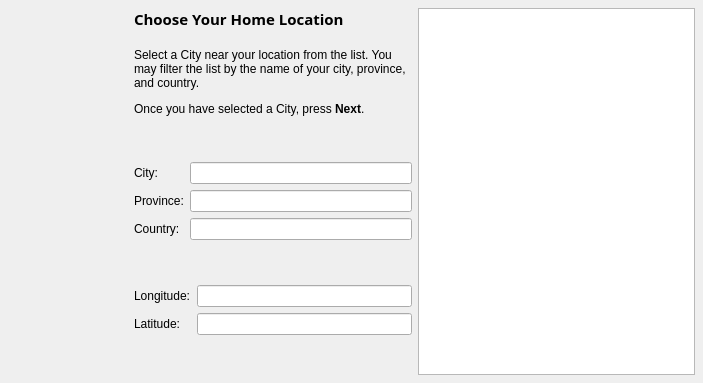
<?xml version="1.0" encoding="UTF-8"?>
<ui version="4.0">
 <class>WizLocation</class>
 <widget class="QWidget" name="WizLocation">
  <property name="geometry">
   <rect>
    <x>0</x>
    <y>0</y>
    <width>703</width>
    <height>383</height>
   </rect>
  </property>
  <layout class="QHBoxLayout">
   <property name="spacing">
    <number>6</number>
   </property>
   <property name="margin">
    <number>8</number>
   </property>
   <item>
    <widget class="QLabel" name="Banner">
     <property name="sizePolicy">
      <sizepolicy hsizetype="Fixed" vsizetype="Fixed">
       <horstretch>0</horstretch>
       <verstretch>0</verstretch>
      </sizepolicy>
     </property>
     <property name="minimumSize">
      <size>
       <width>120</width>
       <height>360</height>
      </size>
     </property>
     <property name="text">
      <string/>
     </property>
    </widget>
   </item>
   <item>
    <layout class="QVBoxLayout">
     <property name="spacing">
      <number>6</number>
     </property>
     <property name="margin">
      <number>0</number>
     </property>
     <item>
      <widget class="QLabel" name="GeoTitle">
       <property name="font">
        <font>
         <family>Sans Serif</family>
         <pointsize>11</pointsize>
         <weight>75</weight>
         <italic>false</italic>
         <bold>true</bold>
         <underline>false</underline>
         <strikeout>false</strikeout>
        </font>
       </property>
       <property name="text">
        <string>Choose Your Home Location</string>
       </property>
      </widget>
     </item>
     <item>
      <spacer>
       <property name="orientation">
        <enum>Qt::Vertical</enum>
       </property>
       <property name="sizeType">
        <enum>QSizePolicy::Fixed</enum>
       </property>
       <property name="sizeHint" stdset="0">
        <size>
         <width>20</width>
         <height>12</height>
        </size>
       </property>
      </spacer>
     </item>
     <item>
      <widget class="QLabel" name="WelcomeText">
       <property name="text">
        <string>&lt;p&gt;Select a City near your location from the list. You may filter the list by the name of your city, province, and country.&lt;/p&gt;&lt;p&gt;Once you have selected a City, press &lt;b&gt;Next&lt;/b&gt;.&lt;/p&gt;</string>
       </property>
       <property name="wordWrap">
        <bool>true</bool>
       </property>
      </widget>
     </item>
     <item>
      <spacer>
       <property name="orientation">
        <enum>Qt::Vertical</enum>
       </property>
       <property name="sizeHint" stdset="0">
        <size>
         <width>20</width>
         <height>16</height>
        </size>
       </property>
      </spacer>
     </item>
     <item>
      <layout class="QGridLayout">
       <property name="margin">
        <number>0</number>
       </property>
       <property name="spacing">
        <number>6</number>
       </property>
       <item row="2" column="0">
        <widget class="QLabel" name="CountryLabel">
         <property name="text">
          <string>Country:</string>
         </property>
        </widget>
       </item>
       <item row="0" column="1">
        <widget class="KLineEdit" name="CityFilter">
         <property name="toolTip">
          <string>Filter the list by city name</string>
         </property>
        </widget>
       </item>
       <item row="0" column="0">
        <widget class="QLabel" name="CityLabel">
         <property name="text">
          <string>City:</string>
         </property>
        </widget>
       </item>
       <item row="1" column="0">
        <widget class="QLabel" name="ProvinceLabel">
         <property name="text">
          <string>Province:</string>
         </property>
        </widget>
       </item>
       <item row="2" column="1">
        <widget class="KLineEdit" name="CountryFilter">
         <property name="toolTip">
          <string>Filter the list by country name</string>
         </property>
        </widget>
       </item>
       <item row="1" column="1">
        <widget class="KLineEdit" name="ProvinceFilter">
         <property name="toolTip">
          <string>Filter the list by province name</string>
         </property>
        </widget>
       </item>
      </layout>
     </item>
     <item>
      <spacer>
       <property name="orientation">
        <enum>Qt::Vertical</enum>
       </property>
       <property name="sizeHint" stdset="0">
        <size>
         <width>20</width>
         <height>16</height>
        </size>
       </property>
      </spacer>
     </item>
     <item>
      <layout class="QGridLayout">
       <property name="margin">
        <number>0</number>
       </property>
       <property name="spacing">
        <number>6</number>
       </property>
       <item row="0" column="1">
        <widget class="dmsBox" name="LongBox"/>
       </item>
       <item row="1" column="0">
        <widget class="QLabel" name="LatLabel">
         <property name="text">
          <string>Latitude:</string>
         </property>
        </widget>
       </item>
       <item row="0" column="0">
        <widget class="QLabel" name="LongLabel">
         <property name="text">
          <string>Longitude:</string>
         </property>
        </widget>
       </item>
       <item row="1" column="1">
        <widget class="dmsBox" name="LatBox"/>
       </item>
      </layout>
     </item>
     <item>
      <spacer>
       <property name="orientation">
        <enum>Qt::Vertical</enum>
       </property>
       <property name="sizeHint" stdset="0">
        <size>
         <width>20</width>
         <height>16</height>
        </size>
       </property>
      </spacer>
     </item>
    </layout>
   </item>
   <item>
    <widget class="QListWidget" name="CityListBox">
     <property name="minimumSize">
      <size>
       <width>180</width>
       <height>0</height>
      </size>
     </property>
     <property name="toolTip">
      <string>The list of cities which match the present search filters.</string>
     </property>
    </widget>
   </item>
  </layout>
 </widget>
 <customwidgets>
  <customwidget>
   <class>KLineEdit</class>
   <extends>QLineEdit</extends>
   <header>klineedit.h</header>
  </customwidget>
  <customwidget>
   <class>dmsBox</class>
   <extends>KLineEdit</extends>
   <header>widgets/dmsbox.h</header>
  </customwidget>
 </customwidgets>
 <tabstops>
  <tabstop>CityFilter</tabstop>
  <tabstop>ProvinceFilter</tabstop>
  <tabstop>CountryFilter</tabstop>
  <tabstop>LongBox</tabstop>
  <tabstop>LatBox</tabstop>
 </tabstops>
 <resources/>
 <connections/>
</ui>
